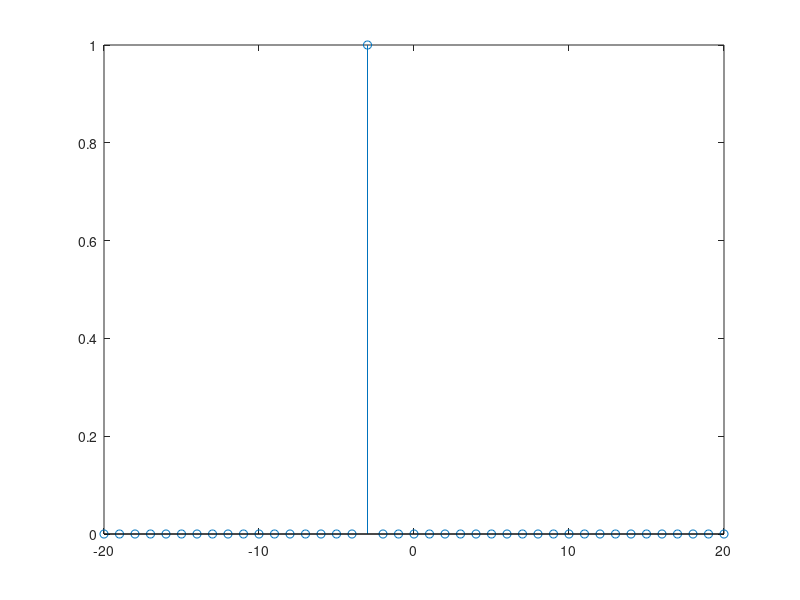

This figure's MATLAB source:
clc;
clear all;
close all;
%%Ploting delta function%%
n=-20:1:20;
n0=-3
x=zeros(1,length(n));
for i=1:length(n);
    if n(i)==n0
        x(i)=1;
    else
        x(i)=0;
    end
end
figure('Name','Shifted Delta Function')
stem(n,x)
